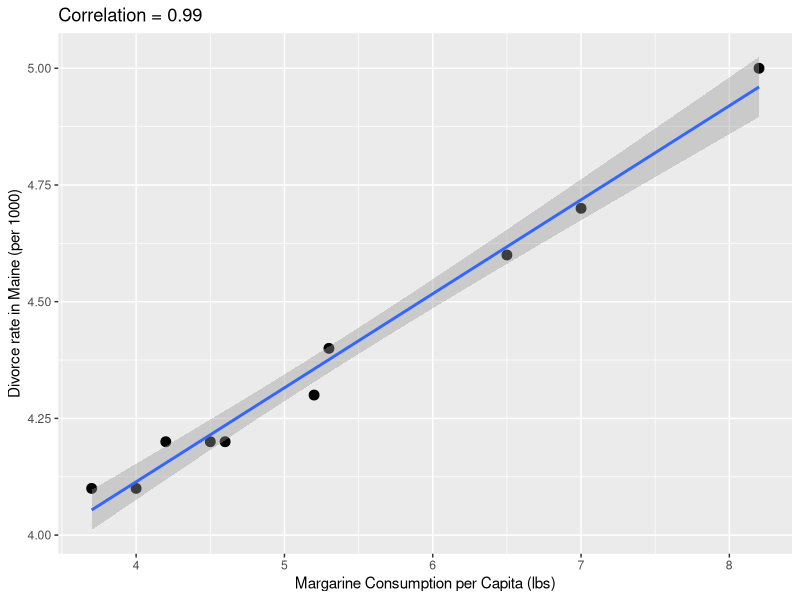

The R source for this figure: (Note: this script raises an error after producing the figure.)
# Spurious correlation

library(tidyverse)
library(dslabs)

# The following comical example underscores that correlation 
# is not causation. It shows a very strong correlation 
# between divorce rates and margarine consumption.


plot_tile <- paste("Correlation =", 
                   round(with(divorce_margarine, 
                              cor(margarine_consumption_per_capita, divorce_rate_maine)),2))
data(divorce_margarine)
divorce_margarine %>% 
  ggplot(aes(margarine_consumption_per_capita, divorce_rate_maine)) + 
  geom_point(cex=3) + 
  geom_smooth(method = "lm") + 
  ggtitle(plot_tile) +
  xlab("Margarine Consumption per Capita (lbs)") + 
  ylab("Divorce rate in Maine (per 1000)")

# Does this mean that margarine causes divorces? Or do 
# divorces cause people to eat more margarine? Of course 
# the answer to both these questions is no. This is just 
# an example of what we call a spurious correlation.

# You can see many more absurd examples on the Spurious
# Correlations website.

# The cases presented in the spurious correlation site are 
# all instances of what is generally called data dredging, 
# data fishing, or data snooping. It’s basically a form 
# of what in the US they call cherry picking. An example 
# of data dredging would be if you look through many 
# results produced by a random process and pick the 
# one that shows a relationship that supports a 
# theory you want to defend.

# A Monte Carlo simulation can be used to show how data 
# dredging can result in finding high correlations
# among uncorrelated variables. We will save the
# results of our simulation into a tibble:

N = 25
g = 1000000
sim_data = tibble(group = rep(1:g, each=N), 
                   x = rnorm(N * g), 
                   y = rnorm(N * g))

# The first column denotes group. We created groups and 
# for each one we generated a pair of independent vectors,
# X and Y, with 25 observations each, stored in the second 
# and third columns. Because we constructed the simulation, 
# we know that X and Y are not correlated.
# Next, we compute the correlation between X and Y for 
# each group and look at the max:

res = as.data.frame(sim_data) %>%
  group_by(group) %>%
  summarize(correlation = cor(x, y)) %>%
  arrange(desc(correlation))

# We see a maximum correlation of ~0.7 and if you just plot
# the data from the group achieving this correlation, it 
# shows a convincing plot that X and Y are in fact correlated:

sim_data %>%
  filter(group == res$group[1]) %>%
  ggplot(aes(x, y)) +
  geom_point() +
  geom_smooth(method = "lm")

# Remember that the correlation summary is a random 
# variable. Here is the distribution generated by the 
# Monte Carlo simulation:

res %>% 
  ggplot(aes(x=correlation)) + 
  geom_histogram(binwidth = 0.1, color = "black")

# It’s just a mathematical fact that if we observe random 
# correlations that are expected to be 0, but have a 
# standard error of 0.204, the largest one will be close to 1.

# If we performed regression on this group and interpreted 
# the p-value, we would incorrectly claim this was a 
# statistically significant relation:

library(broom)
sim_data %>%
  filter(group == res$group[1]) %>%
  summarize(tidy(lm(y ~ x, data =.))) %>%
  filter(term == "x")

# This particular form of data dredging is referred to as
# p-hacking. P-hacking is a topic of much discussion because 
# it is a problem in scientific publications. Because 
# publishers tend to reward statistically significant 
# results over negative results, there is an incentive 
# to report significant results. In epidemiology and the 
# social sciences, for example, researchers may look for 
# associations between an adverse outcome and several 
# exposures and report only the one exposure that 
# resulted in a small p-value. Furthermore, they might 
# try fitting several different models to account for 
# confounding and pick the one that yields the smallest 
# p-value. In experimental disciplines, an experiment 
# might be repeated more than once, yet only the results
# of the one experiment with a small p-value reported. 
# This does not necessarily happen due to unethical 
# behavior, but rather as a result of statistical 
# ignorance or wishful thinking. In advanced 
# statistics courses, you can learn methods to adjust 
# for these multiple comparisons.
